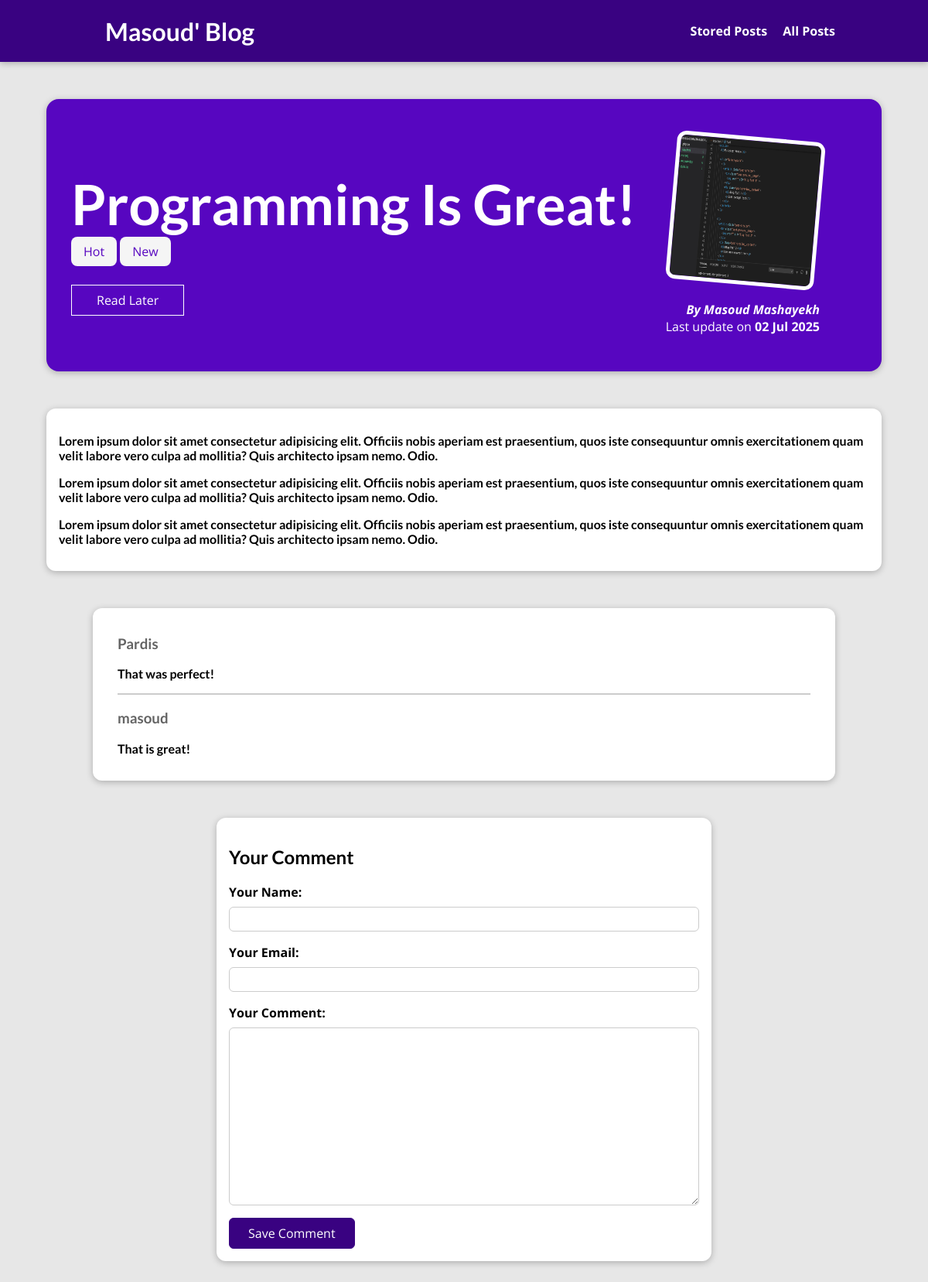
The app's page /posts/programming-is-great, older data.
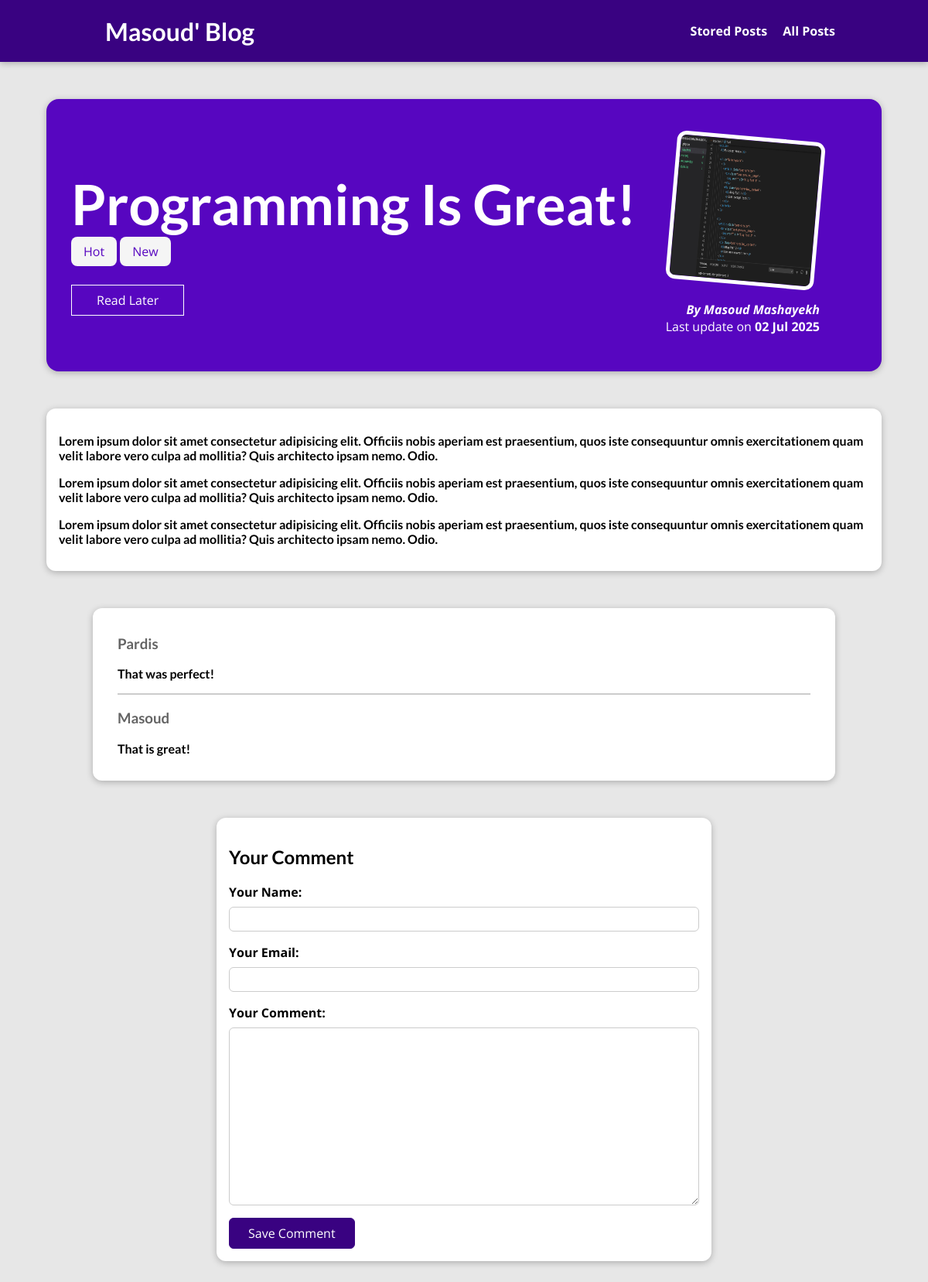
The same page, newer data.
### blog/models.py (models this page shows, shortened)
class Post(models.Model):
    title = models.CharField(max_length= 150)
    excerpt = models.CharField(max_length= 200)
    image = models.ImageField(upload_to="posts", null= True)
    date = models.DateField(auto_now= True)
    slug = models.SlugField(unique= True, db_index= True)
    content = models.TextField(validators=[MinLengthValidator(10)])
    author = models.ForeignKey(Author, on_delete=models.SET_NULL,null=True, related_name="posts")
    tags = models.ManyToManyField(Tag)

class Tag(models.Model):
    caption = models.CharField(max_length= 20)

class Author(models.Model):
    first_name = models.CharField(max_length= 100)
    last_name = models.CharField(max_length= 100)
    email_address = models.EmailField()
    def full_name(self):
        return f"{self.first_name} {self.last_name}"
    def __str__(self):
        return self.full_name()

class Comment(models.Model):
    user_name = models.CharField(max_length= 120)
    user_email = models.EmailField()
    text = models.TextField(max_length= 400)
    post = models.ForeignKey(Post, on_delete= models.CASCADE, related_name= "comments")

### blog/views.py (the view, shortened to what this page needs)
# urls.py: path("posts/<slug:slug>",views.SinglePostView.as_view(), name= "post-detail-page"),  # /posts/my-first-post
class SinglePostView(View):
    def is_stored_post(self, request, post_id):
        stored_posts = request.session.get("stored_posts")
        if stored_posts is not None:
            is_saved_for_later= post_id in stored_posts
        else:
            is_saved_for_later = False
        return is_saved_for_later
    def get(self, request, slug):
        post= Post.objects.get(slug=slug)
        context={
            "post": post,
            "post_tags": post.tags.all(),
            "comment_form": CommentForm(),
            "comments": post.comments.all().order_by("-id"),
            "saved_for_later": self.is_stored_post(request, post.id)
        }
        return render(request, "blog/post-detail.html", context)

### blog/forms.py
class CommentForm(forms.ModelForm):
    class Meta:
        model = Comment
        exclude = ["post"]
        labels ={
            "user_name": "Your Name",
            "user_email": "Your Email",
            "text": "Your Comment"
        }

### blog/templates/blog/post-detail.html (shortened to what this page needs)
{% extends "base.html" %}
{% load static %}
{% block css_files %}
<link rel="stylesheet" href="{% static "blog/post-detail.css" %}">
{% endblock %}
{% block content %}
<section id="summary">
    <h2> {{ post.title }}</h2>
    <div>
        {% for tag in post_tags %}
        <span class= "tag" >{{ tag.caption }}</span>
        {% endfor %}
    </div>
    <div id="read-later">
        <form action="{% url "read-later" %}" method="POST">
            <button>
                {% if saved_for_later %}
                    Remove form "Read Later" List
                {% else %}
                    Read Later
                {% endif %}
            </button>
        </form>
    </div>
    <article>
        <img src="{{ post.image.url }}" alt="Post title">
        <address>By <a href="mailto:{{ post.author.email_address }}">{{ post.author | title }}</a></address>
        <div>
            Last update on <time> {{ post.date|date:"d M Y" }}</time>
        </div>
    </article>
</section>
<main>
    {{ post.content|linebreaks}}
</main>
<section id="comments">
    <ul>
        {% for comment in comments %}
            <li>
                <h3>{{comment.user_name}}</h3>
                <p>{{comment.text|linebreaks}}</p>
            </li>
        {% endfor %}
    </ul>
</section>
<section id= "comment-form">
    <h2>Your Comment</h2>
    <form action= "{% url "post-detail-page" post.slug %}" method= "Post">
        {% for form_field in comment_form %}
            <div class= "form-control {% if form_field.errors %}invalid{% endif %}">
                {{ form_field.label_tag }}
                {{ form_field }}
            </div>
        {% endfor %}
        <button>Save Comment</button>
    </form>
</section>
{% endblock %}

### templates/base.html (shortened to what this page needs)
{% load static %}
<!DOCTYPE html>
<html lang="en">
<head>
    <link rel="stylesheet" href="{% static "app.css" %}">
    {% block css_files %}{% endblock %}
</head>
<body>
    <header id="main-navigation">
        <h1>
          <a href="{% url "starting-page" %}">Masoud' Blog</a>
        </h1>
        <nav>
          <a href="{% url "read-later" %}">Stored Posts</a>
          <a href="{% url "posts-page" %}">All Posts</a>
        </nav>
      </header>
    {% block content %}{% endblock %}
</body>
</html>

### static/app.css (style rules this page uses)
* { box-sizing: border-box; }
html { font-family: "Open Sans", "Lato", sans-serif; }
body { margin: 0; }
h1, h2, h3, p { font-family: "Lato", sans-serif; font-weight: bold; }
#main-navigation { width: 100%; height: 5rem; display: flex; justify-content: space-between; align-items: center; padding: 0 10%; position: absolute; top: 0; left: 0; }
#main-navigation a { text-decoration: none; color: white; font-weight: bold; margin-left: 1rem; }

### blog/static/blog/post-detail.css (style rules this page uses)
body { background-color: #e7e7e7; }
#main-navigation { background-color: #390281; box-shadow: 0 2px 8px rgba(0, 0, 0, 0.25); }
#summary { margin: 8rem auto 3rem auto; padding: 2rem; width: 90%; max-width: 90rem; border-radius: 16px; background-color: #5706c0; position: relative; box-shadow: 0 2px 8px rgba(0, 0, 0, 0.25); height: 22rem; }
#summary h2 { color: white; font-size: 4.5rem; margin-bottom: 0.5rem; }
#summary article { position: absolute; top: 2rem; right: 3rem; padding: 1rem 2rem; border-radius: 12px; text-align: right; color: white; }
#summary article img { width: 12rem; height: 12rem; border-radius: 12px; transform: rotateZ(5deg); border: 5px solid white; margin-bottom: 1rem; }
#summary address { font-weight: bold; }
#summary time { font-weight: bold; }
#summary a { color: white; text-decoration: none; }
#read-later { margin: 2rem 0; }
#read-later button { background-color: transparent; border: 1px solid white; padding: 0.5rem 2rem; font: inherit; color: white; cursor: pointer; }
main { width: 90%; max-width: 90rem; margin: 3rem auto; background-color: white; padding: 1rem; border-radius: 12px; box-shadow: 0 2px 8px rgba(0, 0, 0, 0.25); }
.tag { background-color: whitesmoke; color: #5706c0; padding: 0.5rem 1rem; border-radius: 8px; }
.form-control { margin-bottom: 1rem; }
.form-control label { font-weight: bold; margin-bottom: 0.5rem; display: block; }
.form-control input, .form-control textarea { display: block; width: 100%; font: inherit; padding: 0.25rem; border-radius: 6px; border: 1px solid #ccc; }
#comment-form { margin: 3rem auto; width: 90%; max-width: 40rem; border-radius: 12px; background-color: white; box-shadow: 0 2px 8px rgba(0, 0, 0, 0.25); padding: 1rem; }
#comment-form button { font: inherit; background-color: #390281; color: white; border: 1px solid #390281; padding: 0.5rem 1.5rem; border-radius: 6px; cursor: pointer; }
#comments { margin: 3rem auto; width: 90%; max-width: 60rem; border-radius: 12px; background-color: white; box-shadow: 0 2px 8px rgba(0, 0, 0, 0.25); padding: 1rem 2rem; }
#comments ul { list-style: none; margin: 0; padding: 0; }
#comments li { margin-bottom: 1rem; border-bottom: 2px solid #ccc; }
#comments li:last-of-type { border-bottom: none; }
#comments h3 { color: #646464; }

Row changes from the older to the newer data that the page shows:
changed Comment "That is great!": user_name "masoud" → "Masoud"
